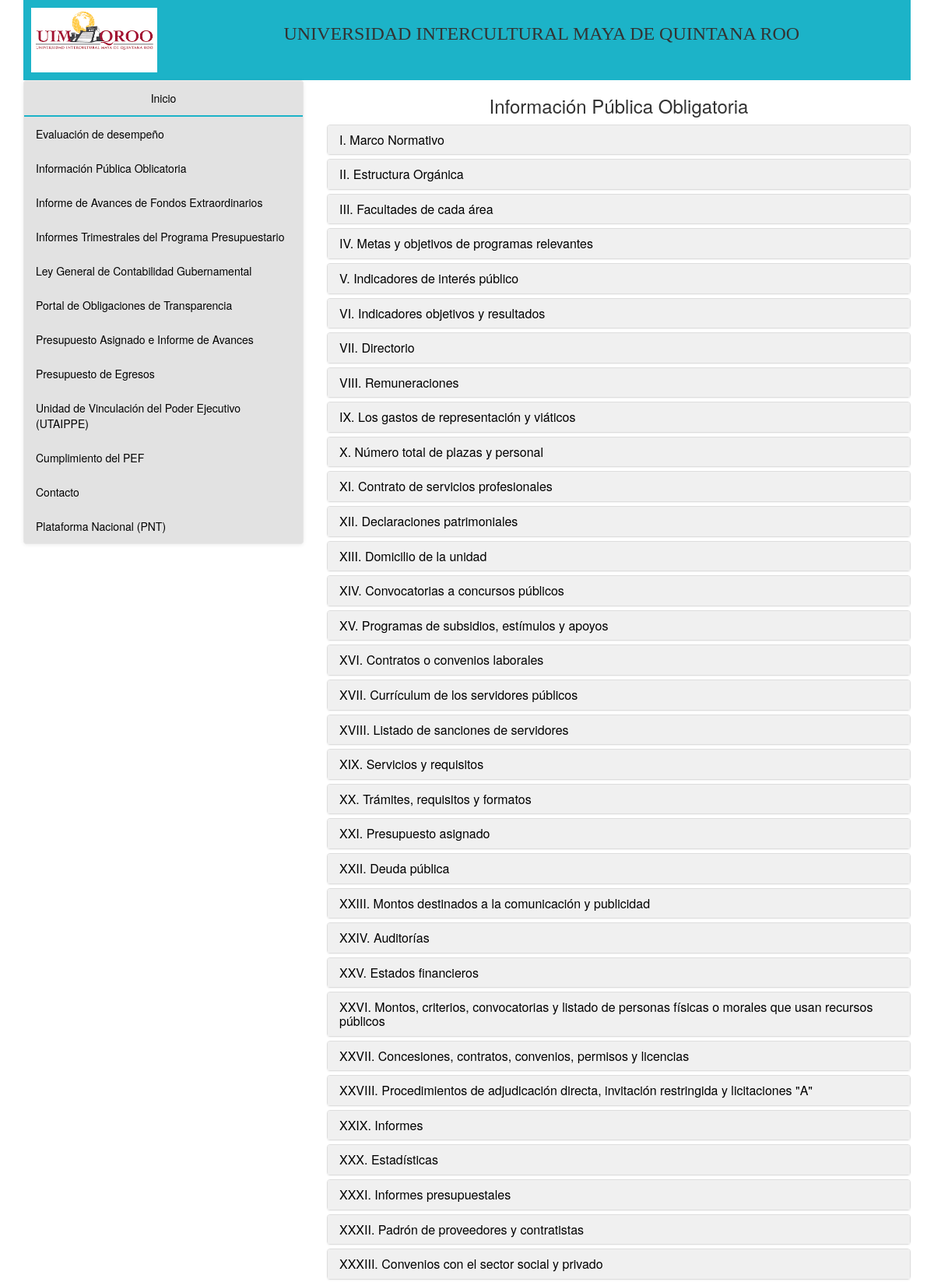
Page /vista/informacion-publica-obligatoria.php (upper part) on the committed database.
### tables this page shows
CREATE TABLE IF NOT EXISTS `tipo_info_publica` (
  `id_tipoInfoPublica` int(11) NOT NULL AUTO_INCREMENT,
  `titulo_publica` varchar(250) DEFAULT NULL,
  `descripcion_publica` text,
  `tipoInfo_romano` varchar(11) DEFAULT NULL,
  PRIMARY KEY (`id_tipoInfoPublica`)
);

### modelo/MTransparencia.php (called while the page is built, shortened)
<?php
require_once("../datos/connection.php");
class Archivo
{  private $id_transparencia;
  public function listarInfoPublica()
  {
    $objConex=new Conexion();
    $sql='SELECT * FROM tipo_info_publica';
    $vector=$objConex->generarTransaccion($sql);
    return $vector;
  }
}
?>

### datos/connection.php (called while the page is built, shortened)
<?php
class Conexion
{
  private $serv="localhost";
  private $usuario="root";
  private $clave="";
  private $bdatos="transparencia_uimqroo";
  private $conex="";
  public function abrirConexion()
  { $this->conex=mysqli_connect($this->serv,$this->usuario,$this->clave,$this->bdatos) or die ('ERROR DE UBICACION DE URL :'.mysqli_error());
    mysqli_select_db($this->conex,$this->bdatos);
    mysqli_set_charset($this->conex,'utf8');
	return $this->conex;
  }
  public function generarTransaccion($sql)
  { $this->abrirConexion();
    $resul=mysqli_query($this->conex,$sql) or die ('ERROR DE CONEXION/SENTENCIA :'.mysql_error());
	return $resul;
  }
 }
?>

### vista/informacion-publica-obligatoria.php (the view, shortened to what this page needs)
<!DOCTYPE html>
<html lang="es">
<?php
  include_once '../vista/head.php';
?>
<body>
    <div class="container">
        <?php
          include_once '../vista/header.php';
        ?>
        <div class="row">
            <div class="col-sm-4">
                <?php
                  require_once '../vista/navbar.php';
                ?>
            </div>
            <div class="col-sm-8">
                <h3 class="text-center">Información Pública Obligatoria</h3>
                <div class="panel-group" id="accordion" role="tablist" aria-multiselectable="true">
                    <?php
                     $datos = $objArch->listarInfoPublica();
                     while ($reg = mysqli_fetch_array($datos)) {
                    echo "<div class='panel panel-default'>";
                        echo "<a class='collapsed collapse-link' role='button' data-toggle='collapse' data-parent='#accordion'
                            href='#collapseOne".$reg[0]."' aria-expanded='false' aria-controls='collapseOne".$reg[0]."'>";
                            echo "<div class='panel-heading' role='tab' id='headingOne".$reg[0]."'>";
                                echo "<h4 class='panel-title'>";
                                    echo $reg['titulo_publica'];
                                echo "</h4>";
                            echo "</div>";
                        echo "</a>";
                    echo "</div>";
                    }
                    ?>
                </div>
            </div>
        </div>
    </div>
</body>
</html>

### Style/styleMain.css (style rules this page uses)
body { margin:0px; }
a.collapsed { text-decoration:none!important; color: black!important; }
div.panel-heading { background:#F0F0F0; }

### rows in the picture
tipo_info_publica: titulo_publica "I. Marco Normativo"
tipo_info_publica: titulo_publica "II. Estructura Orgánica"
tipo_info_publica: titulo_publica "III. Facultades de cada área"
tipo_info_publica: titulo_publica "IV. Metas y objetivos de programas relevantes"
tipo_info_publica: titulo_publica "V. Indicadores de interés público"
tipo_info_publica: titulo_publica "VI. Indicadores objetivos y resultados"
tipo_info_publica: titulo_publica "VII. Directorio"
tipo_info_publica: titulo_publica "VIII. Remuneraciones"
tipo_info_publica: titulo_publica "IX. Los gastos de representación y viáticos"
tipo_info_publica: titulo_publica "X. Número total de plazas y personal"
tipo_info_publica: titulo_publica "XI. Contrato de servicios profesionales"
tipo_info_publica: titulo_publica "XII. Declaraciones patrimoniales"
tipo_info_publica: titulo_publica "XIII. Domicilio de la unidad"
tipo_info_publica: titulo_publica "XIV. Convocatorias a concursos públicos"
tipo_info_publica: titulo_publica "XV. Programas de subsidios, estímulos y apoyos"
tipo_info_publica: titulo_publica "XVI. Contratos o convenios laborales"
tipo_info_publica: titulo_publica "XVII. Currículum de los servidores públicos"
tipo_info_publica: titulo_publica "XVIII. Listado de sanciones de servidores"
tipo_info_publica: titulo_publica "XIX. Servicios y requisitos"
tipo_info_publica: titulo_publica "XX. Trámites, requisitos y formatos"
tipo_info_publica: titulo_publica "XXI. Presupuesto asignado"
tipo_info_publica: titulo_publica "XXII. Deuda pública"
tipo_info_publica: titulo_publica "XXIII. Montos destinados a la comunicación y publicidad"
tipo_info_publica: titulo_publica "XXIV. Auditorías"
tipo_info_publica: titulo_publica "XXV. Estados financieros"
tipo_info_publica: titulo_publica "XXVI. Montos, criterios, convocatorias y listado de personas físicas o morales que usan recursos públicos"
tipo_info_publica: titulo_publica "XXVII. Concesiones, contratos, convenios, permisos y licencias"
tipo_info_publica: titulo_publica "XXVIII. Procedimientos de adjudicación directa, invitación restringida y licitaciones \"A\""
tipo_info_publica: titulo_publica "XXIX. Informes"
tipo_info_publica: titulo_publica "XXX. Estadísticas"
tipo_info_publica: titulo_publica "XXXI. Informes presupuestales"
tipo_info_publica: titulo_publica "XXXII. Padrón de proveedores y contratistas"
tipo_info_publica: titulo_publica "XXXIII. Convenios con el sector social y privado"
